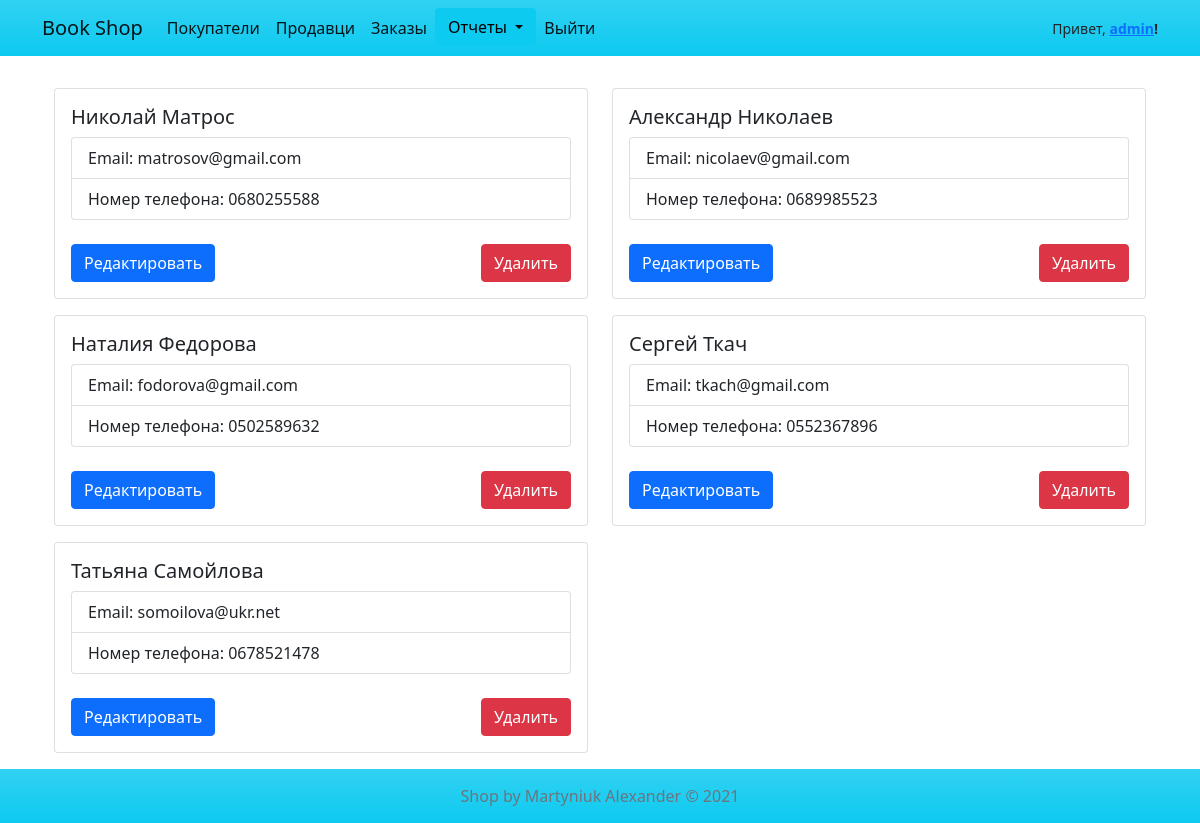
Screenshot of /customer (signed in) with the database file from the repository.
### app/models.py (models this page shows, shortened)
class Customer(models.Model):
    first_name = models.CharField(max_length=64, blank=False, verbose_name='Имя')
    last_name = models.CharField(max_length=64, blank=False, verbose_name='Фамилия')
    email = models.EmailField(max_length=64, blank=True, null=True, verbose_name='Почта')
    phone = models.CharField(max_length=32, blank=False, verbose_name='Номер телефона')
    class Meta:
        ordering = ['id']
        verbose_name = 'Покупатель'
        verbose_name_plural = 'Покупатели'

### app/views.py (the view, shortened to what this page needs)
# urls.py: path('customer', customer, name="customer_list"),
def customer(request):
    if not request.user.is_authenticated:
        return redirect('/auth/login')
    customer_list = Customer.objects.all()
    page_obj = pagination(num_items_page=6, obj=customer_list, request=request.GET.get('page'))
    return render(
        request, 'site_items/customer.html',
        {
            'list_pagination': page_obj,
            'title': 'Покупатели'
        }
    )

### app/pagination.py (called while the page is built)
def pagination(num_items_page, obj, request):
    paginator = Paginator(obj, num_items_page)
    page_num = request  # example "request.GET.get('page')"
    page_obj = paginator.get_page(page_num)
    return page_obj

### templates/site_items/customer.html (shortened to what this page needs)
{% extends 'partials/base.html' %}
{% block content %}
    <div class="container mt-3">
        <div class="row">
            {% for customer in list_pagination %}
                <div class="col-md-6">
                    <div class="card mt-3">
                        <div class="card-body">
                            <h5 class="card-title">{{ customer.first_name }} {{ customer.last_name }}</h5>
                            <ul class="list-group">
                                <li class="list-group-item">Email: {% firstof customer.email "Отсутствует" %}</li>
                                <li class="list-group-item">Номер телефона: {{ customer.phone }}</li>
                            </ul>
                            <div class="d-flex justify-content-between">
                                <form action="{% url 'update_item_customer' customer.id %}" method="get" class="mt-4"
                                      style="">
                                    <button class="btn btn-primary">Редактировать</button>
                                </form>
                                <form action="{% url 'customer_list' %}" method="post" class="mt-4">
                                    <button class="btn btn-danger">Удалить</button>
                                </form>
                            </div>
                        </div>
                    </div>
                </div>
            {% endfor %}
        </div>
    </div>
{% endblock %}

### templates/partials/navbar.html (shortened to what this page needs)
<nav class="navbar navbar-expand-lg navbar-light bg-info bg-gradient">
    <div class="container">
        <a class="navbar-brand" href="{% url 'product_list' %}">Book Shop</a>
        <div class="collapse navbar-collapse d-flex justify-content-between" id="navbarNav">
            <ul class="navbar-nav">
                {% if request.user.is_authenticated %}
                    <li class="nav-item">
                        <a class="nav-link active" aria-current="page" href="{% url 'customer_list' %}">Покупатели</a>
                    </li>
                    <li class="nav-item">
                        <a class="nav-link active" aria-current="page" href="{% url 'seller_list' %}">Продавци</a>
                    </li>
                    <li class="nav-item">
                        <a class="nav-link active" aria-current="page" href="{% url 'order_list' %}">Заказы</a>
                    </li>
                    <li class="nav-item">
                        <div class="btn-group">
                            <button type="button" class="btn btn-info dropdown-toggle" data-bs-toggle="dropdown"
                                    aria-expanded="false">
                                Отчеты
                            </button>
                        </div>
                    </li>
                    <li class="nav-item">
                        <a class="nav-link active" aria-current="page" href="{% url 'logout' %}">Выйти</a>
                    </li>
                {% endif %}
            </ul>
            {% if request.user.is_authenticated %}
                <small>Привет, <strong>
                    <a href="{% url 'profile' %}">{{ request.user.username }}</a>!
                </strong></small>
            {% endif %}
        </div>
    </div>
</nav>

### static/style.css (style rules this page uses)
html, body { height: 100%; }
body { display: flex; flex-direction: column; }

### rows the page displays
Customer: first_name "Николай", last_name "Матроc", email "matrosov@gmail.com", phone "0680255588"
Customer: first_name "Александр", last_name "Николаев", email "nicolaev@gmail.com", phone "0689985523"
Customer: first_name "Наталия", last_name "Федорова", email "fodorova@gmail.com", phone "0502589632"
Customer: first_name "Сергей", last_name "Ткач", email "tkach@gmail.com", phone "0552367896"
Customer: first_name "Татьяна", last_name "Самойлова", email "somoilova@ukr.net", phone "0678521478"

### other values shown
{{ request.user.username }} "admin"
